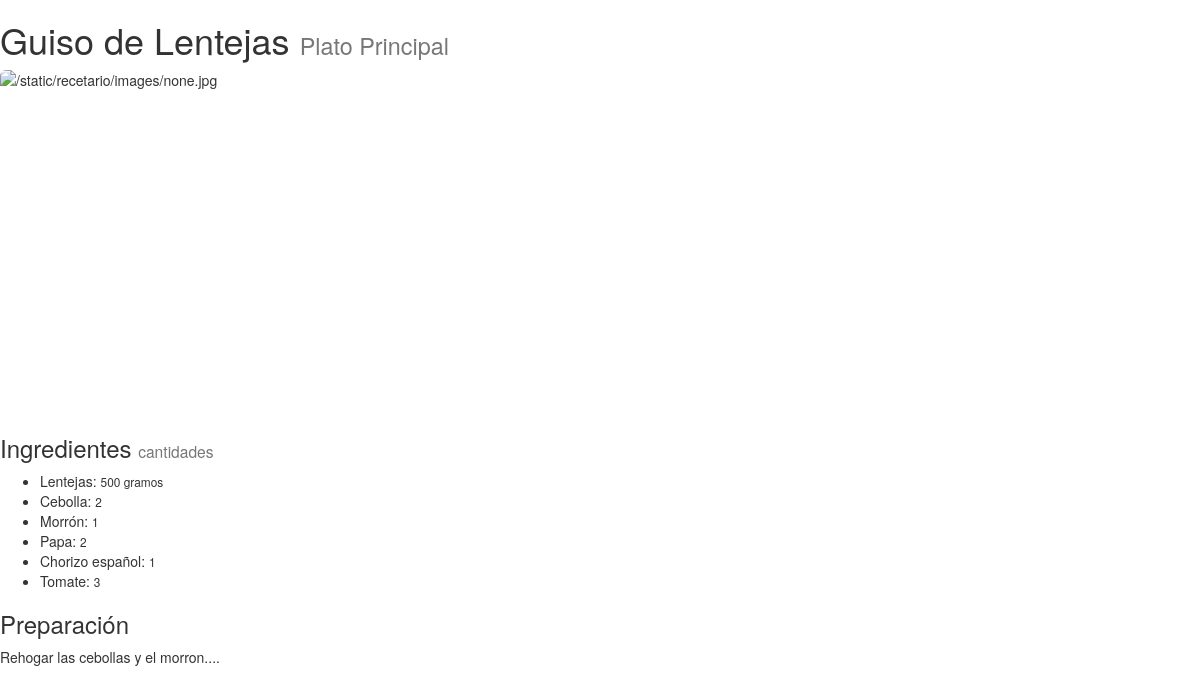
Screenshot of /recetario/recetas/2/ with the database file from the repository.
### recetario/models.py (models this page shows, shortened)
class Receta(models.Model):
	nombre = models.CharField(max_length=40)
	categoria = models.ForeignKey(Categoria)
	ingredientes = models.ManyToManyField(Ingrediente, through='DetalleReceta')
	preparacion = models.TextField()

class Categoria(models.Model):
	nombre = models.CharField(max_length=20)

class DetalleReceta(models.Model):
    cantidad = models.CharField(max_length=20)
    receta = models.ForeignKey(Receta)
    ingrediente = models.ForeignKey(Ingrediente)

class Ingrediente(models.Model):
	nombre = models.CharField(max_length=30)
	def __unicode__(self):
		return self.nombre

### recetario/views.py (the view)
# urls.py: url(r'^recetas/(?P<pk>[0-9]+)/$', views.RecetaDetail.as_view(), name='detallereceta'),
class RecetaDetail(generic.DetailView):
    model = Receta
    context_object_name = 'receta'

### recetario/templates/recetario/receta_detail.html (shortened to what this page needs)
{% load staticfiles %}
<!DOCTYPE html>
<html>
<head>
  <link rel="stylesheet" href="http://maxcdn.bootstrapcdn.com/bootstrap/3.3.5/css/bootstrap.min.css">
</head>
<body>
	<h1>{{ receta.nombre }} <small>{{ receta.categoria.nombre }}</small></h1>
	<img class="img-rounded img-responsive" src="{% static 'recetario/images/bunuelo.jpg' %}" alt="{% static "recetario/images/none.jpg" %}"
	width="460" height="345">
	<h3>Ingredientes <small>cantidades</small></h3>
		<ul>
		{% for detalle in receta.detallereceta_set.all %}
			<li>{{ detalle.ingrediente }}: <small>{{ detalle.cantidad }}</small></li>
		{% endfor %}
		</ul>
	<h3>Preparación</h3>
	<p>{{ receta.preparacion }}</p>
</body>
</html>

### rows the page displays
Receta: nombre "Guiso de Lentejas", categoria.nombre "Plato Principal", preparacion "Rehogar las cebollas y el morron...."
DetalleReceta: ingrediente "Lentejas", cantidad "500 gramos"
DetalleReceta: ingrediente "Cebolla", cantidad "2"
DetalleReceta: ingrediente "Morrón", cantidad "1"
DetalleReceta: ingrediente "Papa", cantidad "2"
DetalleReceta: ingrediente "Chorizo español", cantidad "1"
DetalleReceta: ingrediente "Tomate", cantidad "3"
